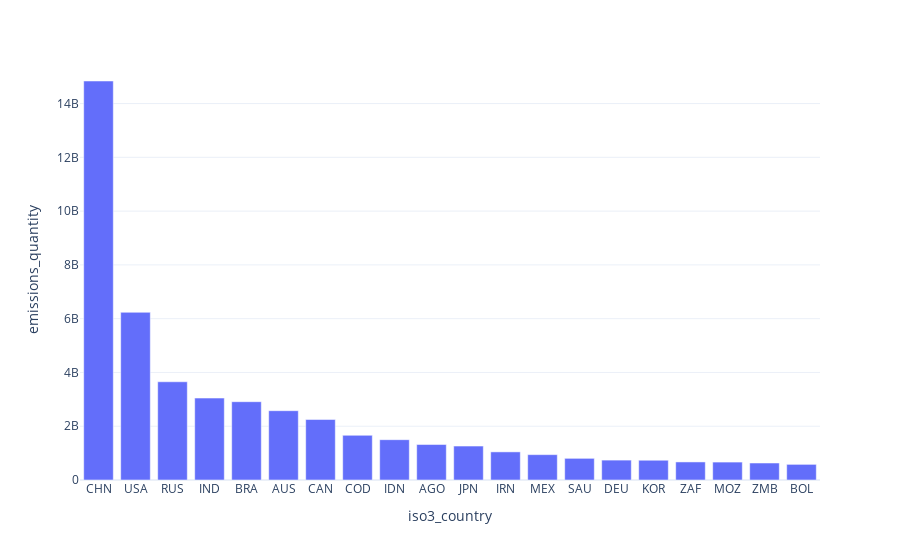

This figure's notebook cell:
### Markdown cell above
Look at the top emitters for all the emissions sources. The usual suspects
come at the top (China, USA, Russia). However, it is very important to
keep the orders of magnitude in mind: China has more emissions than the next 3 countries (USA, Russia, India) _combined_.

### Code cell
px.bar(cedf_gy
    .filter(c_emissions_quantity > 0)
    .group_by(c_iso3_country)
    .agg(c_emissions_quantity.sum())
    .sort([c_emissions_quantity], descending=True)
    .head(20)
,x=ISO3_COUNTRY, y=EMISSIONS_QUANTITY,log_y=False)

### Figure 1 — Plotly figure (JSON) as saved in the notebook; plotly's stock layout.template omitted (floating-point values rounded to 4 significant figures)
{"data": [{"alignmentgroup": "True", "hovertemplate": "iso3_country=%{x}<br>emissions_quantity=%{y}<extra></extra>", "legendgroup": "", "marker": {"color": "#636efa", "pattern": {"shape": ""}}, "name": "", "offsetgroup": "", "orientation": "v", "showlegend": false, "textposition": "auto", "type": "bar", "x": ["CHN", "USA", "RUS", "IND", "BRA", "AUS", "CAN", "COD", "IDN", "AGO", "JPN", "IRN", "MEX", "SAU", "DEU", "KOR", "ZAF", "MOZ", "ZMB", "BOL"], "xaxis": "x", "y": [14840000000.0, 6237000000.0, 3653000000.0, 3047000000.0, 2912000000.0, 2577000000.0, 2249000000.0, 1662000000.0, 1499000000.0, 1319000000.0, 1261000000.0, 1046000000.0, 942600000.0, 805400000.0, 740100000.0, 735000000.0, 671500000.0, 666600000.0, 631400000.0, 581700000.0], "yaxis": "y"}], "layout": {"autosize": true, "barmode": "relative", "legend": {"tracegroupgap": 0}, "margin": {"t": 60}, "xaxis": {"anchor": "y", "autorange": true, "domain": [0, 1], "range": [-0.5, 19.5], "title": {"text": "iso3_country"}, "type": "category"}, "yaxis": {"anchor": "x", "autorange": true, "domain": [0, 1], "range": [0, 15620000000.0], "title": {"text": "emissions_quantity"}, "type": "linear"}}}
